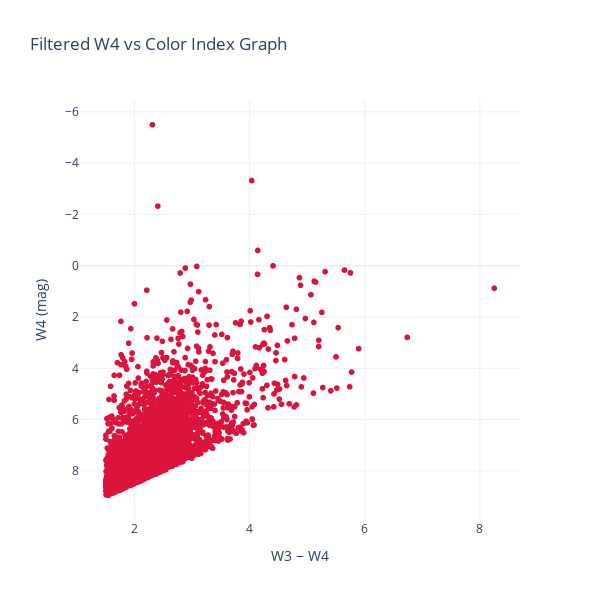

Notebook source saved alongside this figure:
### Code cell
import pandas as pd
import plotly.express as px

path = "../Data/wise_data.csv"
table = pd.read_csv(path)

fig = px.scatter(
    table,
    x="W3 - W4",
    y="W4",
    hover_data=["ra", "dec"],
    color_discrete_sequence=["crimson"],
    title="Filtered W4 vs Color Index Graph",
    labels={"W3 - W4": r"W3 − W4", "W4": "W4 (mag)"}
)

# Invert the Y axis (WISE mags: lower = brighter)
fig.update_layout(
    yaxis=dict(autorange="reversed"),
    xaxis_title=r"W3 − W4",
    yaxis_title="W4 (mag)",
    template="plotly_white",
    autosize=False,
    width=600,   
    height=600
)

fig.show()

### Figure 1 — Plotly figure (JSON) as saved in the notebook; plotly's stock layout.template omitted (floating-point values rounded to 4 significant figures; data arrays with more than 128 entries replaced by an {"elided": "..."} marker saying what was removed)
{"data": [{"customdata": {"elided": "3376x2 float values"}, "hovertemplate": "W3 − W4=%{x}<br>W4 (mag)=%{y}<br>ra=%{customdata[0]}<br>dec=%{customdata[1]}<extra></extra>", "legendgroup": "", "marker": {"color": "crimson", "symbol": "circle"}, "mode": "markers", "name": "", "showlegend": false, "type": "scattergl", "x": {"elided": "3376 float values"}, "xaxis": "x", "y": {"elided": "3376 float values"}, "yaxis": "y"}], "layout": {"autosize": false, "height": 600, "legend": {"tracegroupgap": 0}, "title": {"text": "Filtered W4 vs Color Index Graph"}, "width": 600, "xaxis": {"anchor": "y", "domain": [0, 1], "title": {"text": "W3 − W4"}}, "yaxis": {"anchor": "x", "autorange": "reversed", "domain": [0, 1], "title": {"text": "W4 (mag)"}}}}
